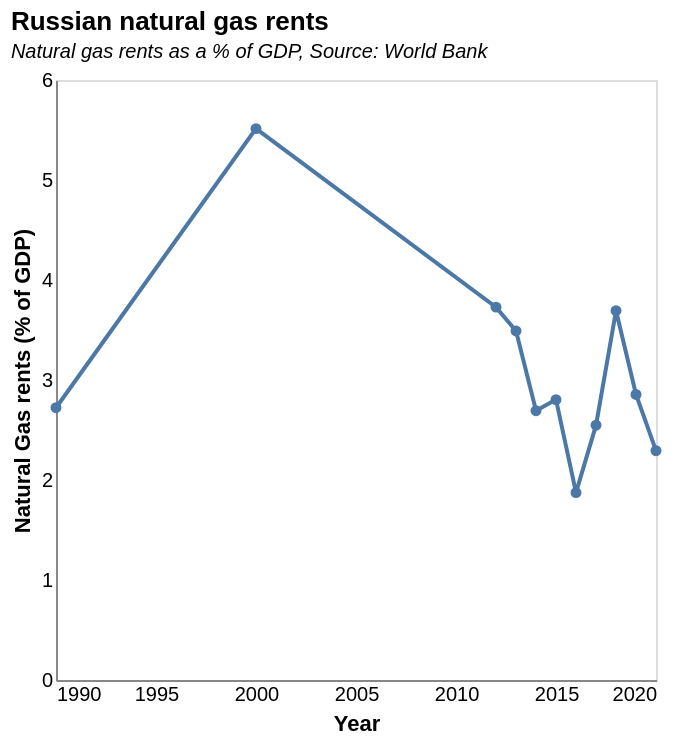

The Vega-Lite source for this figure:
### Vega-Lite specification from a JSON file in a GitHub repository (floating-point values rounded to 4 significant figures)
{"$schema": "https://vega.github.io/schema/vega-lite/v5.json", "description": "Russian natural gas rents as a % of GDP", "title": {"text": "Russian natural gas rents", "subtitle": "Natural gas rents as a % of GDP, Source: World Bank", "subtitleFontSize": 10, "subtitleFontStyle": "italic", "anchor": "start"}, "data": {"values": [{"Year": "1990", "Oil rents (% of GDP)": "9.61381294", "Natural Gas rents (% of GDP)": "2.722685294", "Ratio": "3.531004101"}, {"Year": "2000", "Oil rents (% of GDP)": "14.49235744", "Natural Gas rents (% of GDP)": "5.513711864", "Ratio": "2.628421252"}, {"Year": "2012", "Oil rents (% of GDP)": "10.33423026", "Natural Gas rents (% of GDP)": "3.728626704", "Ratio": "2.771591548"}, {"Year": "2013", "Oil rents (% of GDP)": "9.132501712", "Natural Gas rents (% of GDP)": "3.490346185", "Ratio": "2.616503128"}, {"Year": "2014", "Oil rents (% of GDP)": "9.197252091", "Natural Gas rents (% of GDP)": "2.692905367", "Ratio": "3.415364017"}, {"Year": "2015", "Oil rents (% of GDP)": "5.950765866", "Natural Gas rents (% of GDP)": "2.803748911", "Ratio": "2.122431806"}, {"Year": "2016", "Oil rents (% of GDP)": "5.165385296", "Natural Gas rents (% of GDP)": "1.874063778", "Ratio": "2.756248403"}, {"Year": "2017", "Oil rents (% of GDP)": "6.4870179", "Natural Gas rents (% of GDP)": "2.548051207", "Ratio": "2.545874228"}, {"Year": "2018", "Oil rents (% of GDP)": "10.07082196", "Natural Gas rents (% of GDP)": "3.692660708", "Ratio": "2.727253532"}, {"Year": "2019", "Oil rents (% of GDP)": "8.660228075", "Natural Gas rents (% of GDP)": "2.855758396", "Ratio": "3.032549283"}, {"Year": "2020", "Oil rents (% of GDP)": "6.059317379", "Natural Gas rents (% of GDP)": "2.293114548", "Ratio": "2.642396292"}], "format": {"parse": {"Year": "date"}}}, "mark": {"type": "line", "point": true}, "encoding": {"x": {"field": "Year", "type": "temporal", "axis": {"ticks": false, "grid": false}}, "y": {"field": "Natural Gas rents (% of GDP)", "type": "quantitative", "axis": {"ticks": false, "grid": false}}, "tooltip": [{"field": "Natural Gas rents (% of GDP)", "title": "% of GDP", "type": "quantitative"}]}}
